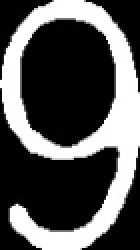
#> input picture Card_Imgs/Nine.jpg, 70 x 125 px, given in place of the camera (shown 2 times larger)
$ python CardDetector.py
#> lines starting #> are read from the running program, lines starting #| are printed output that depends on the picture; after the words box and inside, x2 and y2 are one past the last pixel; in counts of white or black regions, pixels touching at a corner belong together
#> in __init__, self.frame is the input picture: shape (125, 70, 3); min 0, max 255, mean 86.5
### VideoStream.py
from threading import Thread
import cv2
import numpy as np


class VideoStream:
    def __init__(self, resolution=(640, 480), framerate=30, PiOrUSB=2, src=0):
        self.PiOrUSB = PiOrUSB

        if self.PiOrUSB == 1:  # PiCamera
            from picamera.array import PiRGBArray
            from picamera import PiCamera

            self.camera = PiCamera()
            self.camera.resolution = resolution
            self.camera.framerate = framerate
            self.rawCapture = PiRGBArray(self.camera, size=resolution)
            self.stream = self.camera.capture_continuous(
                self.rawCapture, format="bgr", use_video_port=True
            )
            self.frame = []

        elif self.PiOrUSB == 2:  # USB camera
            self.stream = cv2.VideoCapture(src)
            self.stream.set(3, resolution[0])
            self.stream.set(4, resolution[1])
            # self.stream.set(5, framerate)  # Uncomment if framerate setting is supported

            self.grabbed, self.frame = self.stream.read()

        self.stopped = False

    def start(self):
        Thread(target=self.update, args=()).start()
        return self

    def update(self):
        if self.PiOrUSB == 1:  # PiCamera
            for f in self.stream:
                self.frame = f.array
                self.rawCapture.truncate(0)

                if self.stopped:
                    self.stream.close()
                    self.rawCapture.close()
                    self.camera.close()

        elif self.PiOrUSB == 2:  # USB camera
            while True:
                if self.stopped:
                    self.stream.release()
                    return

                self.grabbed, self.frame = self.stream.read()

    def read(self):
        # Check if the frame is None
        if self.frame is None:
            print("No Frame")
            return (
                None  # Return None or a placeholder image if the frame is not available
            )

        # Apply the VR effect to the frame before returning it
        try:
            # Resize the frame to 960x540 to maintain a 16:9 aspect ratio
            resized_frame = cv2.resize(self.frame, (960, 540))

            # Concatenate the two resized frames to create the VR effect
            vr_frame = np.concatenate((resized_frame, resized_frame), axis=1)

            # Since the concatenated frame is 1920x540, we need to add black borders
            # on the top and bottom to fill the 1920x1080 screen
            top_border_width = (1080 - 540) // 2
            bottom_border_width = 1080 - 540 - top_border_width
            vr_frame_with_borders = cv2.copyMakeBorder(
                vr_frame,
                top_border_width,
                bottom_border_width,
                0,
                0,
                cv2.BORDER_CONSTANT,
                value=[0, 0, 0],
            )

            return vr_frame_with_borders
        except Exception as e:
            print(f"Error applying VR effect: {e}")
            return self.frame  # Return the original frame in case of any error

    def stop(self):
        self.stopped = True

### Cards.py
############## Playing Card Detector Functions ###############
#
# Author: Evan Juras
# Date: 9/5/17
# Description: Functions and classes for CardDetector.py that perform
# various steps of the card detection algorithm


# Import necessary packages
import numpy as np
import cv2
import time

### Constants ###

# Adaptive threshold levels
BKG_THRESH = 60
CARD_THRESH = 30

# Width and height of card corner, where rank and suit are
CORNER_WIDTH = 32
CORNER_HEIGHT = 84

# Dimensions of rank train images
RANK_WIDTH = 70
RANK_HEIGHT = 125

# Dimensions of suit train images
SUIT_WIDTH = 70
SUIT_HEIGHT = 100

RANK_DIFF_MAX = 1500
SUIT_DIFF_MAX = 600

CARD_MAX_AREA = 120000
CARD_MIN_AREA = 25000

font = cv2.FONT_HERSHEY_SIMPLEX

### Structures to hold query card and train card information ###


class Query_card:
    """Structure to store information about query cards in the camera image."""

    # [16 lines left out: function __init__, not called in this run]


class Train_ranks:
    """Structure to store information about train rank images."""

    def __init__(self):
        self.img = []  # Thresholded, sized rank image loaded from hard drive
        self.name = "Placeholder"


class Train_suits:
    """Structure to store information about train suit images."""

    def __init__(self):
        self.img = []  # Thresholded, sized suit image loaded from hard drive
        self.name = "Placeholder"


### Functions ###
def load_ranks(filepath):
    """Loads rank images from directory specified by filepath. Stores
    them in a list of Train_ranks objects."""
#> called with filepath = 'Card_Imgs/'

    train_ranks = []
    i = 0

    for Rank in [
        "Ace",
        "Two",
        "Three",
        "Four",
        "Five",
        "Six",
        "Seven",
        "Eight",
        "Nine",
        "Ten",
        "Jack",
        "Queen",
        "King",
    ]:
        train_ranks.append(Train_ranks())
        train_ranks[i].name = Rank
        filename = Rank + ".jpg"
        train_ranks[i].img = cv2.imread(filepath + filename, cv2.IMREAD_GRAYSCALE)
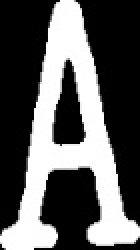
#> input picture Card_Imgs/Ace.jpg, 70 x 125 px (shown 2 times larger)
        i = i + 1
#> i = 1

    return train_ranks


def load_suits(filepath):
    """Loads suit images from directory specified by filepath. Stores
    them in a list of Train_suits objects."""
#> called with filepath = 'Card_Imgs/'

    train_suits = []
    i = 0

    for Suit in ["Spades", "Diamonds", "Clubs", "Hearts"]:
        train_suits.append(Train_suits())
        train_suits[i].name = Suit
        filename = Suit + ".jpg"
        train_suits[i].img = cv2.imread(filepath + filename, cv2.IMREAD_GRAYSCALE)
        i = i + 1
#> i = 1

    return train_suits


def preprocess_image(image):
    """Returns a grayed, blurred, and adaptively thresholded camera image."""

    gray = cv2.cvtColor(image, cv2.COLOR_BGR2GRAY)
    blur = cv2.GaussianBlur(gray, (5, 5), 0)

    # The best threshold level depends on the ambient lighting conditions.
    # For bright lighting, a high threshold must be used to isolate the cards
    # from the background. For dim lighting, a low threshold must be used.
    # To make the card detector independent of lighting conditions, the
    # following adaptive threshold method is used.
    #
    # A background pixel in the center top of the image is sampled to determine
    # its intensity. The adaptive threshold is set at 50 (THRESH_ADDER) higher
    # than that. This allows the threshold to adapt to the lighting conditions.
    img_w, img_h = np.shape(image)[:2]
    bkg_level = gray[int(img_h / 100)][int(img_w / 2)]
    thresh_level = bkg_level + BKG_THRESH

    retval, thresh = cv2.threshold(blur, thresh_level, 255, cv2.THRESH_BINARY)

    return thresh


def find_cards(thresh_image):
    """Finds all card-sized contours in a thresholded camera image.
    Returns the number of cards, and a list of card contours sorted
    from largest to smallest."""

    # Find contours and sort their indices by contour size
    cnts, hier = cv2.findContours(thresh_image, cv2.RETR_TREE, cv2.CHAIN_APPROX_SIMPLE)
    index_sort = sorted(
        range(len(cnts)), key=lambda i: cv2.contourArea(cnts[i]), reverse=True
    )

    # If there are no contours, do nothing
    if len(cnts) == 0:
        return [], []

    # Otherwise, initialize empty sorted contour and hierarchy lists
    cnts_sort = []
    hier_sort = []
    cnt_is_card = np.zeros(len(cnts), dtype=int)

    # Fill empty lists with sorted contour and sorted hierarchy. Now,
    # the indices of the contour list still correspond with those of
    # the hierarchy list. The hierarchy array can be used to check if
    # the contours have parents or not.
    for i in index_sort:
        cnts_sort.append(cnts[i])
        hier_sort.append(hier[0][i])

    # Determine which of the contours are cards by applying the
    # following criteria: 1) Smaller area than the maximum card size,
    # 2), bigger area than the minimum card size, 3) have no parents,
    # and 4) have four corners

    for i in range(len(cnts_sort)):
        size = cv2.contourArea(cnts_sort[i])
        peri = cv2.arcLength(cnts_sort[i], True)
        approx = cv2.approxPolyDP(cnts_sort[i], 0.01 * peri, True)

        if (
            (size < CARD_MAX_AREA)
            and (size > CARD_MIN_AREA)
            and (hier_sort[i][3] == -1)
            and (len(approx) == 4)
        ):
            cnt_is_card[i] = 1

    return cnts_sort, cnt_is_card


# [240 lines left out: functions preprocess_card, match_card, draw_results, flattener, not called in this run]

### CardDetector.py
############## Python-OpenCV Playing Card Detector ###############
#
# Author: Evan Juras
# Date: 9/5/17
# Description: Python script to detect and identify playing cards
# from a PiCamera video feed.
#

# Import necessary packages
import cv2
import numpy as np
import time
import os
import Cards
import VideoStream


### ---- INITIALIZATION ---- ###
# Define constants and initialize variables

## Camera settings
IM_WIDTH = 1920
IM_HEIGHT = 1080
FRAME_RATE = 60
removedCard = 0
totalCount = 0


class Card:
    def __init__(self, rank, suit):
        self.rank = rank
        self.suit = suit

    # [10 lines left out: function get_count_value, not called in this run]

    def __repr__(self):
        return f"{self.rank} of {self.suit}"

    # [4 lines left out: function __eq__, not called in this run]


class Deck:
    ranks = [
        "Ace",
        "Two",
        "Three",
        "Four",
        "Five",
        "Six",
        "Seven",
        "Eight",
        "Nine",
        "Ten",
        "Jack",
        "Queen",
        "King",
    ]
    suits = ["Hearts", "Diamonds", "Clubs", "Spades"]

    def __init__(self):
        self.cards = [Card(rank, suit) for suit in self.suits for rank in self.ranks]

    # [11 lines left out: function remove_card, not called in this run]

    def get_all_cards(self):
        return self.cards

    # [9 lines left out: function cards_as_string, not called in this run]

    def __repr__(self):
        return f"Deck of {len(self.cards)} cards"

    def __repr__(self):
        return f"Deck of {len(self.cards)} cards"


deck = Deck()

## Initialize calculated frame rate because it's calculated AFTER the first time it's displayed
frame_rate_calc = 1
freq = cv2.getTickFrequency()

## Define font to use
font = cv2.FONT_HERSHEY_SIMPLEX

# Initialize camera object and video feed from the camera. The video stream is set up
# as a seperate thread that constantly grabs frames from the camera feed.
# See VideoStream.py for VideoStream class definition
## IF USING USB CAMERA INSTEAD OF PICAMERA,
## CHANGE THE THIRD ARGUMENT FROM 1 TO 2 IN THE FOLLOWING LINE:
videostream = VideoStream.VideoStream((IM_WIDTH, IM_HEIGHT), FRAME_RATE, 2, 0).start()
time.sleep(1)  # Give the camera time to warm up

# Load the train rank and suit images
path = os.path.dirname(os.path.abspath(__file__))
train_ranks = Cards.load_ranks(path + "/Card_Imgs/")
train_suits = Cards.load_suits(path + "/Card_Imgs/")
#> train_suits = 4 items


### ---- MAIN LOOP ---- ###
# The main loop repeatedly grabs frames from the video stream
# and processes them to find and identify playing cards.

cam_quit = 0  # Loop control variable

# Begin capturing frames
while cam_quit == 0:

    # Grab frame from video stream
    image = videostream.read()
#> in read, `resized_frame = cv2.resize(self.frame, (960, 540))`:
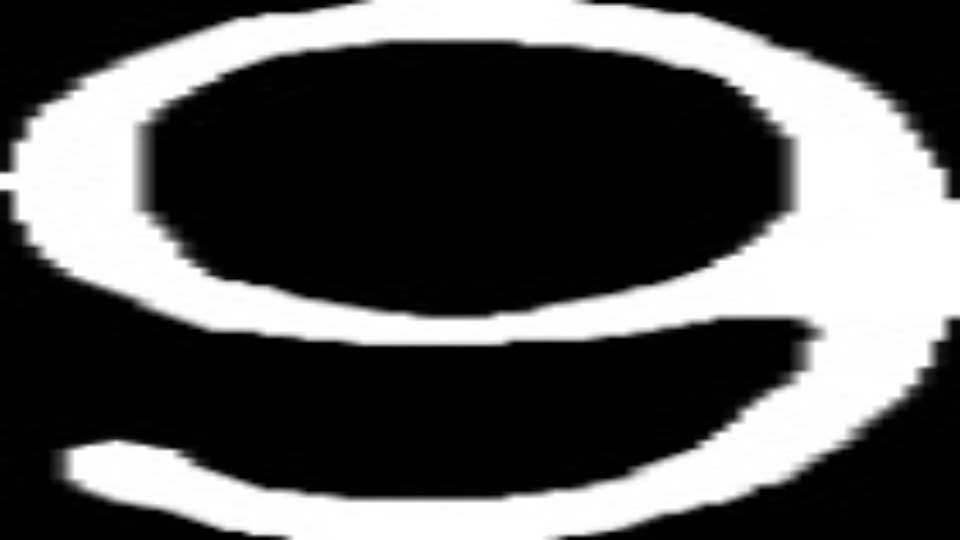
#> resized_frame: shape (540, 960, 3); min 0, max 255, mean 86.4
#> in read, `vr_frame = np.concatenate((resized_frame, resized_frame), axis=1)`:
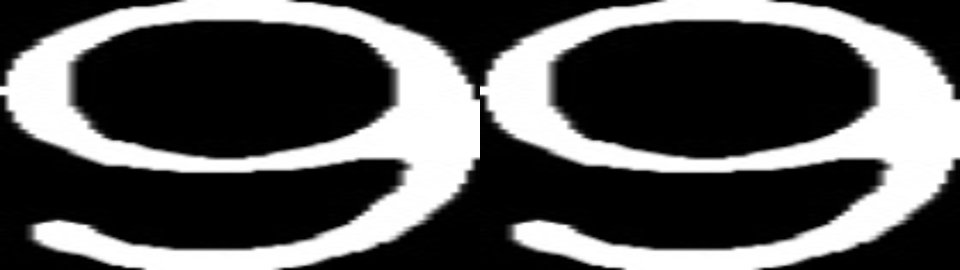
#> vr_frame: shape (540, 1920, 3) (shown at 1/2 size); min 0, max 255, mean 86.4
#> in read, `vr_frame_with_borders = cv2.copyMakeBorder( vr_frame, top_border_width..`:
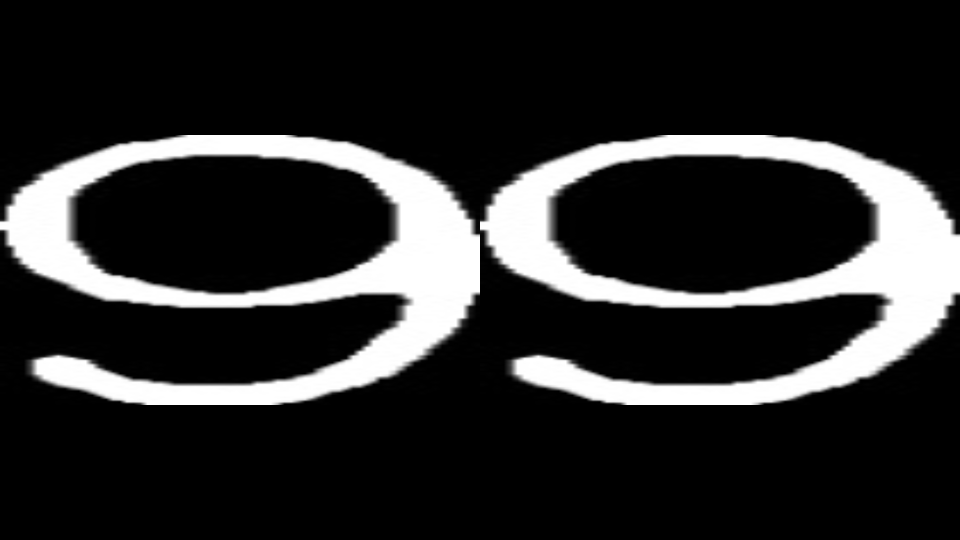
#> vr_frame_with_borders: shape (1080, 1920, 3) (shown at 1/2 size); min 0, max 255, mean 43.2

    # Start timer (for calculating frame rate)
    t1 = cv2.getTickCount()

    # Pre-process camera image (gray, blur, and threshold it)
    pre_proc = Cards.preprocess_image(image)
#> in preprocess_image, `bkg_level = gray[int(img_h / 100)][int(img_w / 2)]`: bkg_level = 0
#> in preprocess_image, `thresh_level = bkg_level + BKG_THRESH`: thresh_level = 60
#> in preprocess_image, `retval, thresh = cv2.threshold(blur, thresh_level, 255, cv2.THRESH_BIN..`:
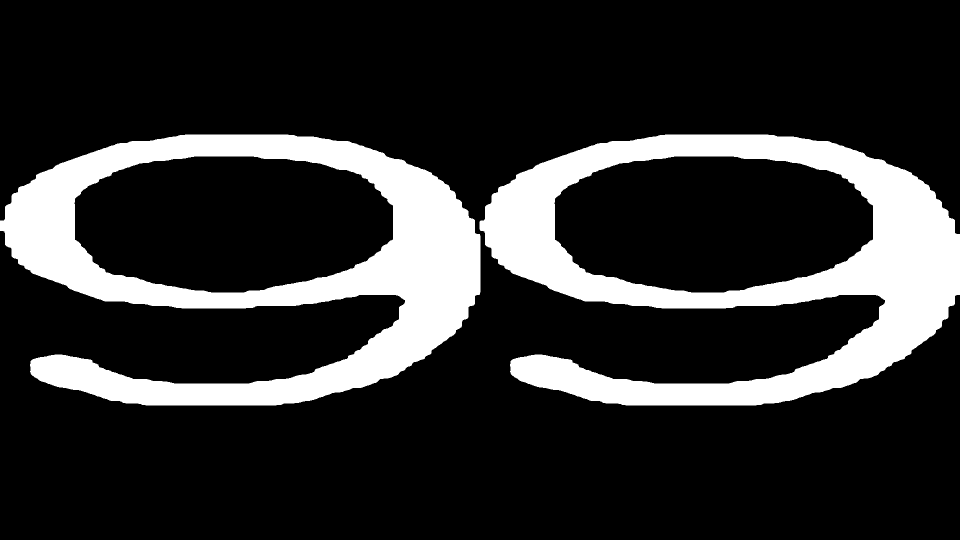
#> thresh: shape (1080, 1920) (shown at 1/2 size); 18.3% white; 2 white regions

    # Find and sort the contours of all cards in the image (query cards)
    cnts_sort, cnt_is_card = Cards.find_cards(pre_proc)
#> in find_cards, `cnts, hier = cv2.findContours(thresh_image, cv2.RETR_TREE, cv2.CHAIN_A..`: cnts = 4 contours; box (x1, y1, x2, y2) and area: (0, 269, 961, 811) 328468, (959, 269, 1920, 811) 328369, (1108, 312, 1747, 586) 140886, (148, 312, 787, 586) 140886
#> in find_cards, `index_sort = sorted( range(len(cnts)), key=lambda i: cv2.contourArea(c..`: index_sort = [2, 0, 1, 3]
#> in find_cards, `cnt_is_card = np.zeros(len(cnts), dtype=int)`: cnt_is_card = [0, 0, 0, 0]
#> the loop in find_cards, `for i in index_sort:` made 4 passes
#> i on passes 1 to 3: 2, 0, 1
#> after the loop in find_cards, `for i in index_sort:`: cnts_sort has the same summary as cnts
#> the loop in find_cards, `for i in range(len(cnts_sort)):` made 4 passes
#> (size, peri) on passes 1 to 4: (328467.5, 4207.1), (328369, 4206.5), (140886.5, 1626.6), (140886.5, 1626.6)
#> cnts_sort has the same summary as cnts in find_cards; cnt_is_card = [0, 0, 0, 0]

    # If there are no contours, do nothing
    if len(cnts_sort) != 0:

        # Initialize a new "cards" list to assign the card objects.
        # k indexes the newly made array of cards.
        cards = []
        k = 0

        # For each contour detected:
        for i in range(len(cnts_sort)):
            if cnt_is_card[i] == 1:

                # Create a card object from the contour and append it to the list of cards.
                # preprocess_card function takes the card contour and contour and
                # determines the cards properties (corner points, etc). It generates a
                # flattened 200x300 image of the card, and isolates the card's
                # suit and rank from the image.
                cards.append(Cards.preprocess_card(cnts_sort[i], image))

                # Find the best rank and suit match for the card.
                (
                    cards[k].best_rank_match,
                    cards[k].best_suit_match,
                    cards[k].rank_diff,
                    cards[k].suit_diff,
                ) = Cards.match_card(cards[k], train_ranks, train_suits)

                # Draw center point and match result on the image.
                image = Cards.draw_results(image, cards[k])
                removedCard = deck.remove_card(
                    cards[k].best_rank_match, cards[k].best_suit_match
                )
                totalCount += removedCard
                k = k + 1
#> this loop made 4 passes

        # Draw card contours on image (have to do contours all at once or
        # they do not show up properly for some reason)
        if len(cards) != 0:
            temp_cnts = []
            for i in range(len(cards)):
                temp_cnts.append(cards[i].contour)
            cv2.drawContours(image, temp_cnts, -1, (255, 0, 0), 2)

    # Draw framerate in the corner of the image. Framerate is calculated at the end of the main loop,
    # so the first time this runs, framerate will be shown as 0.
    cv2.putText(
        image,
        "FPS: " + str(int(frame_rate_calc)),
        (50, 300),
        font,
        0.7,
        (255, 0, 255),
        2,
        cv2.LINE_AA,
    )
#> image: shape (1080, 1920, 3); 0.04% of pixels changed, all inside (x1, y1, x2, y2) = (50, 283, 121, 303)

    cv2.putText(
        image,
        str(totalCount),
        (100, 400),
        font,
        2,
        (0, 255, 0),
        2,
        cv2.LINE_AA,
    )
#> image: shape (1080, 1920, 3); mean of channels 0, 1, 2 43.2, 43.2, 43.2

    cv2.putText(
        image,
        str(totalCount),
        (1050, 400),
        font,
        2,
        (0, 255, 0),
        2,
        cv2.LINE_AA,
    )
#> image: shape (1080, 1920, 3); mean of channels 0, 1, 2 43.2, 43.2, 43.2

    # Finally, display the image with the identified cards!
    cv2.imshow("Card Detector", image)

    # Calculate framerate
    t2 = cv2.getTickCount()
    time1 = (t2 - t1) / freq
    frame_rate_calc = 1 / time1

    # Poll the keyboard. If 'q' is pressed, exit the main loop.
    key = cv2.waitKey(1) & 0xFF
#> (key q is pressed here)
    if key == ord("q"):
        cam_quit = 1


# Close all windows and close the PiCamera video stream.
cv2.destroyAllWindows()
videostream.stop()
